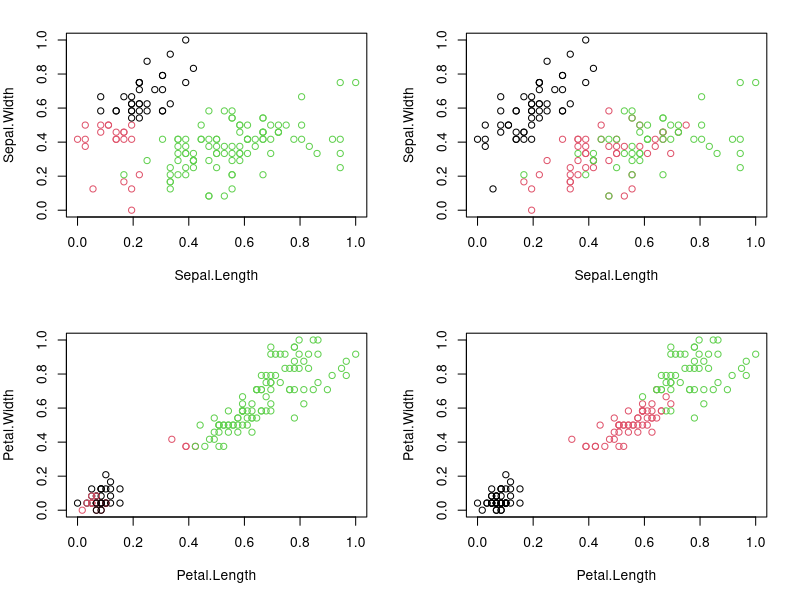

Write R code to recreate this figure.
#K-Means Clustering

require("datasets")
data("iris") # load Iris Dataset
str(iris) #view structure of dataset

summary(iris) #view statistical summary of dataset

head(iris, 3) #view top  rows of dataset

#Preprocess the dataset
#Since clustering is a type of Unsupervised Learning, 
#we would not require Class Label(output) during execution of our algorithm. 
#We will, therefore, remove Class Attribute “Species” and store it in another variable. 
#We would then normalize the attributes between 0 and 1 using our own function.

iris.new<- iris[,c(1,2,3,4)]
iris.class<- iris[,"Species"]
head(iris.new, 3)

head(iris.class, 3)

normalize <- function(x){
  return ((x-min(x))/(max(x)-min(x)))
}

iris.new$Sepal.Length<- normalize(iris.new$Sepal.Length)
iris.new$Sepal.Width<- normalize(iris.new$Sepal.Width)
iris.new$Petal.Length<- normalize(iris.new$Petal.Length)
iris.new$Petal.Width<- normalize(iris.new$Petal.Width)
head(iris.new)

#Apply the K-means clustering algorithm
result<- kmeans(iris.new,3) #aplly k-means algorithm with no. of centroids(k)=3
result$size # gives no. of records in each cluster

result$centers # gives value of cluster center datapoint value(3 centers for k=3)

result$cluster #gives cluster vector showing the custer where each record falls

#Verify results of clustering
par(mfrow=c(2,2), mar=c(5,4,2,2))
plot(iris.new[c(1,2)], col=result$cluster)# Plot to see how Sepal.Length and Sepal.Width data points have been distributed in clusters
plot(iris.new[c(1,2)], col=iris.class)# Plot to see how Sepal.Length and Sepal.Width data points have been distributed originally as per "class" attribute in dataset
plot(iris.new[c(3,4)], col=result$cluster)# Plot to see how Petal.Length and Petal.Width data points have been distributed in clusters
plot(iris.new[c(3,4)], col=iris.class)

table(result$cluster,iris.class)

#Results of the table show that Cluster 1 corresponds to Virginica, 
#Cluster 2 corresponds to Versicolor 
#and Cluster 3 to Setosa.

#Total number of correctly classified instances are: 36 + 47 + 50= 133
#Total number of incorrectly classified instances are: 3 + 14= 17

#How did the model do? Compared to the other algorithms, this is the least accurate model which can be predicted
#because it is unsupervised learning method.
#TASK: Accuracy = number of correctly classified/(total classified) = 133/150 = 88.67%
#i.e our model has achieved ?% accuracy!- Accuracy - 88.67%

